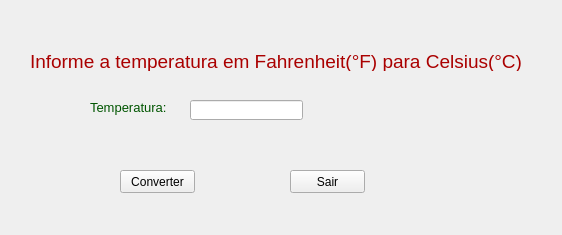
<?xml version="1.0" encoding="UTF-8"?>
<ui version="4.0">
 <class>conversor</class>
 <widget class="QMainWindow" name="conversor">
  <property name="geometry">
   <rect>
    <x>0</x>
    <y>0</y>
    <width>562</width>
    <height>235</height>
   </rect>
  </property>
  <property name="windowTitle">
   <string>Conversor de Temperatura</string>
  </property>
  <widget class="QWidget" name="centralwidget">
   <widget class="QPushButton" name="btn_converter">
    <property name="geometry">
     <rect>
      <x>120</x>
      <y>170</y>
      <width>75</width>
      <height>23</height>
     </rect>
    </property>
    <property name="text">
     <string>Converter</string>
    </property>
   </widget>
   <widget class="QPushButton" name="btn_sair">
    <property name="geometry">
     <rect>
      <x>290</x>
      <y>170</y>
      <width>75</width>
      <height>23</height>
     </rect>
    </property>
    <property name="text">
     <string>Sair</string>
    </property>
   </widget>
   <widget class="QLabel" name="label">
    <property name="geometry">
     <rect>
      <x>30</x>
      <y>50</y>
      <width>511</width>
      <height>21</height>
     </rect>
    </property>
    <property name="text">
     <string>&lt;html&gt;&lt;head/&gt;&lt;body&gt;&lt;p&gt;&lt;span style=&quot; font-size:14pt; color:#aa0000;&quot;&gt;Informe a temperatura em Fahrenheit(°F) para Celsius(°C)&lt;/span&gt;&lt;/p&gt;&lt;/body&gt;&lt;/html&gt;</string>
    </property>
   </widget>
   <widget class="QLineEdit" name="entrada_tempF">
    <property name="geometry">
     <rect>
      <x>190</x>
      <y>100</y>
      <width>113</width>
      <height>20</height>
     </rect>
    </property>
   </widget>
   <widget class="QLabel" name="label_2">
    <property name="geometry">
     <rect>
      <x>90</x>
      <y>100</y>
      <width>91</width>
      <height>16</height>
     </rect>
    </property>
    <property name="text">
     <string>&lt;html&gt;&lt;head/&gt;&lt;body&gt;&lt;p&gt;&lt;span style=&quot; font-size:10pt; color:#005500;&quot;&gt;Temperatura:&lt;/span&gt;&lt;/p&gt;&lt;/body&gt;&lt;/html&gt;</string>
    </property>
   </widget>
  </widget>
 </widget>
 <resources/>
 <connections>
  <connection>
   <sender>btn_sair</sender>
   <signal>clicked()</signal>
   <receiver>conversor</receiver>
   <slot>close()</slot>
   <hints>
    <hint type="sourcelabel">
     <x>327</x>
     <y>181</y>
    </hint>
    <hint type="destinationlabel">
     <x>280</x>
     <y>117</y>
    </hint>
   </hints>
  </connection>
 </connections>
</ui>
